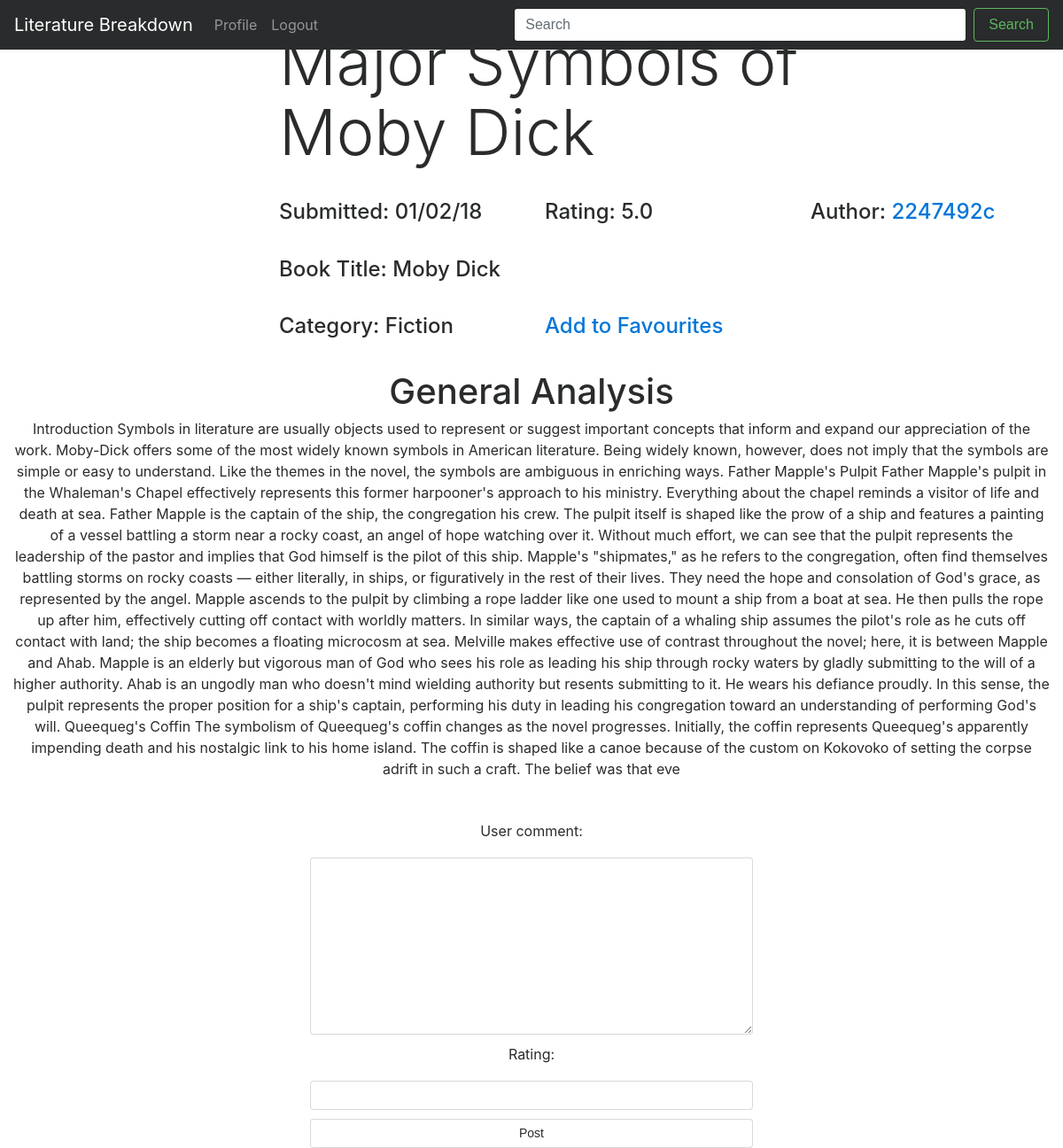
The page /literaturebreakdown/article/major-symbols-of-moby-dick/ (signed in) on the database its author committed.
### lit/models.py (models this page shows, shortened)
class Article(models.Model):
    author = models.ForeignKey(UserProfile)
    date_published = models.CharField(max_length=8, unique=False)
    book = models.CharField(max_length=128, unique=False)
    views = models.IntegerField(default=0)
    title = models.CharField(max_length=128, unique=True)
    analysis = models.CharField(max_length=2500, unique=False)
    category = models.CharField(max_length=50)
    slug = models.SlugField()
    img = models.ImageField(upload_to='profile_images', blank=True)
    rating = models.FloatField(max_length=5.0, default=0.0)
    book_author = models.CharField(max_length=128, default="")
    book_published = models.CharField(max_length=128, default="")

class UserProfile(models.Model):
    user = models.OneToOneField(User)
    website = models.URLField(blank=True,default="")
    picture = models.ImageField(upload_to='profile_images', blank=True)
    name = models.CharField(max_length=128)
    num_articles = models.IntegerField(default=0)
    slug = models.SlugField()
    age = models.IntegerField(default=16)
    gender = models.CharField(max_length=4, default="")
    location = models.CharField(max_length=128)
    def __str__(self):
        return self.user.username

class Comment(models.Model):
    user_comment = models.CharField(max_length=128)
    user = models.ForeignKey(UserProfile)
    rating = models.FloatField(max_length=5.0)
    article = models.ForeignKey(Article)
    date = models.DateTimeField(auto_now_add=True, blank=True)
    id = models.UUIDField(primary_key=True, default=uuid.uuid4, editable=False)

### lit/views.py (the view)
# urls.py: url(r'^article/(?P<article_name_slug>[\w\-]+)/$', views.show_article, name='show_article'),
def show_article(request, article_name_slug):
    logged_in = False
    if request.user.is_authenticated():
        logged_in = True
    context_dict = {}
    try:
        article = Article.objects.get(slug=article_name_slug)
        comments = Comment.objects.filter(article=article)
        snippets = Snippet.objects.filter(title=article)
        context_dict['article'] = article
        context_dict['comments'] = comments
        context_dict['snippets'] = snippets
    except Article.DoesNotExist:
        context_dict['article'] = None
        context_dict['comments'] = None
        context_dict['snippets'] = None
    context_dict['favourited'] = False
    if logged_in == True:
        userprofile = UserProfile.objects.get_or_create(user=request.user)[0]
        if Favourites.objects.filter(user=userprofile).exists():
            favouriteObject = Favourites.objects.get(user=userprofile)
            favourites = favouriteObject.fav_list.all()
            if article in favourites:
                context_dict['favourited'] = True
        can_comment = True
        if (Comment.objects.filter(article=article, user=userprofile).exists()) or (article.author==userprofile):
            can_comment = False
        context_dict['can_comment'] = can_comment
        if request.method == 'POST':
            comment_form = CommentForm(data=request.POST)
            if comment_form.is_valid():
                comment = comment_form.save(commit=False)
                comment.user = userprofile
                comment.article = article
                comment.save()
                comments = Comment.objects.filter(article=article)
                rating_count = 0
                rating = 0
                for comment in comments:
                    rating += comment.rating
                    rating_count += 1
                rating = rating/rating_count
                article.rating = rating
                article.save()
            else:
                print(comment_form.errors)
            comment_form = CommentForm()
        else:
            comment_form = CommentForm()
        context_dict['userprofile'] = userprofile
        context_dict['comment_form'] = comment_form
    return render(request, 'lit/article.html', context_dict)

### lit/forms.py
class CommentForm(forms.ModelForm):
    user_comment = forms.CharField(widget=forms.Textarea)
    rating = forms.DecimalField(min_value=0, max_value=5, max_digits=2, decimal_places=1)
    class Meta:
        model = Comment
        fields = ('user_comment', 'rating')

### templates/lit/article.html (shortened to what this page needs)
<!DOCTYPE html>
{% extends 'lit/base.html' %}
{% load staticfiles %}
{% block body_block %}
	<div class="row" style="padding-top:30px;">
		<div class="col-md-3">
		</div>
		<div class="col-md-9">
			<div class="row">
				<div class="col-md-10"><h1 class="display-3">{{ article.title }}</h1></div>
			</div>
			<div class="row" style="padding-top:30px;">
				<div class="col-md-4"><h4>Submitted: {{ article.date_published }}</h4></div>
				<div class="col-md-4"><h4>Rating: {{ article.rating }}</h4></div>
				<div class="col-md-4"><h4>Author: <a href="{% url 'profile' article.author %}">{{ article.author }}</a></h4></div>
			</div>
			<div class="row" style="padding-top:30px;">
				{% if article.book %}
				<div class="col-md-4"><h4>Book Title: {{ article.book }}</h4></div>
				{% endif %}
			</div>
			<div class="row" style="padding-top:30px;">
				<div class="col-md-4"><h4>Category: {{ article.category }}</h4></div>
				{% if user.is_authenticated %}
					{% if favourited %}
					<div class="col-md-4"><h4><a href="{% url 'remove_favourite' user.username article.slug %}">Remove from Favourites</a></h4></div>
					{% else %}
					<div class="col-md-4"><h4><a href="{% url 'add_favourite' user.username article.slug %}">Add to Favourites</a></h4></div>
					{% endif %}
				{% endif %}
			</div>
		</div>
	</div>
	<div style="padding-top:30px;">
		<h1 style="text-align:center">General Analysis</h1>
		<p style="text-align:center">{{ article.analysis}}</p>
	</div>
	{% if user.is_authenticated and can_comment %}
	<div style="padding-top:30px;">
		<form id="comment_form" method="post" action="{% url 'show_article' article.slug %}"
			enctype="multipart/form-data">
		{% for field in comment_form %}
		<div class="fieldWrapper">
			<div style="text-align: center">{{ field.label_tag }}</div>
			{{ field }}
		</div>
		{% endfor %}
		<input type="submit" name="submit" value="Post" id="id_button" />
		</form>
	</div>
	{% endif %}
{% endblock %}

### templates/lit/article.html (style rules this page uses)
html, body { height: 100%; }
body { background: #ffff; display: flex; align-items: left; }
textarea, #id_password, #id_button, #id_rating { display: block; box-sizing: padding-box; overflow: hidden; padding: 5px; height: 33px; width: 500px; font-size: 14px; margin: 10px auto; border: 1px solid rgba(0,0,0,.15); border-radius: .25rem; }
#id_button { transition-duration: 0.4s; background-color: white; color: #292b2c; }
#id_user_comment { height: 200px; }

### rows shown on the page
Article: title "Major Symbols of Moby Dick", date_published "01/02/18", rating "5.0", author "2247492c", book "Moby Dick", category "Fiction", analysis "Introduction Symbols in literature are usually objects used to represent or suggest important concepts that inform and expand our appreciation of the work. Moby-Dick offers some of the most widely known symbols in American literature. Being widely known, however, does not imply that the symbols are simple or easy to understand. Like the themes in the novel, the symbols are ambiguous in enriching ways. Father Mapple's Pulpit Father Mapple's pulpit in the Whaleman's Chapel effectively represents this former harpooner's approach to his ministry. Everything about the chapel reminds a visitor of life and death at sea. Father Mapple is the captain of the ship, the congregation his crew. The…"

### other values the page prints
{{ field.label_tag }} "User comment:" "Rating:"
